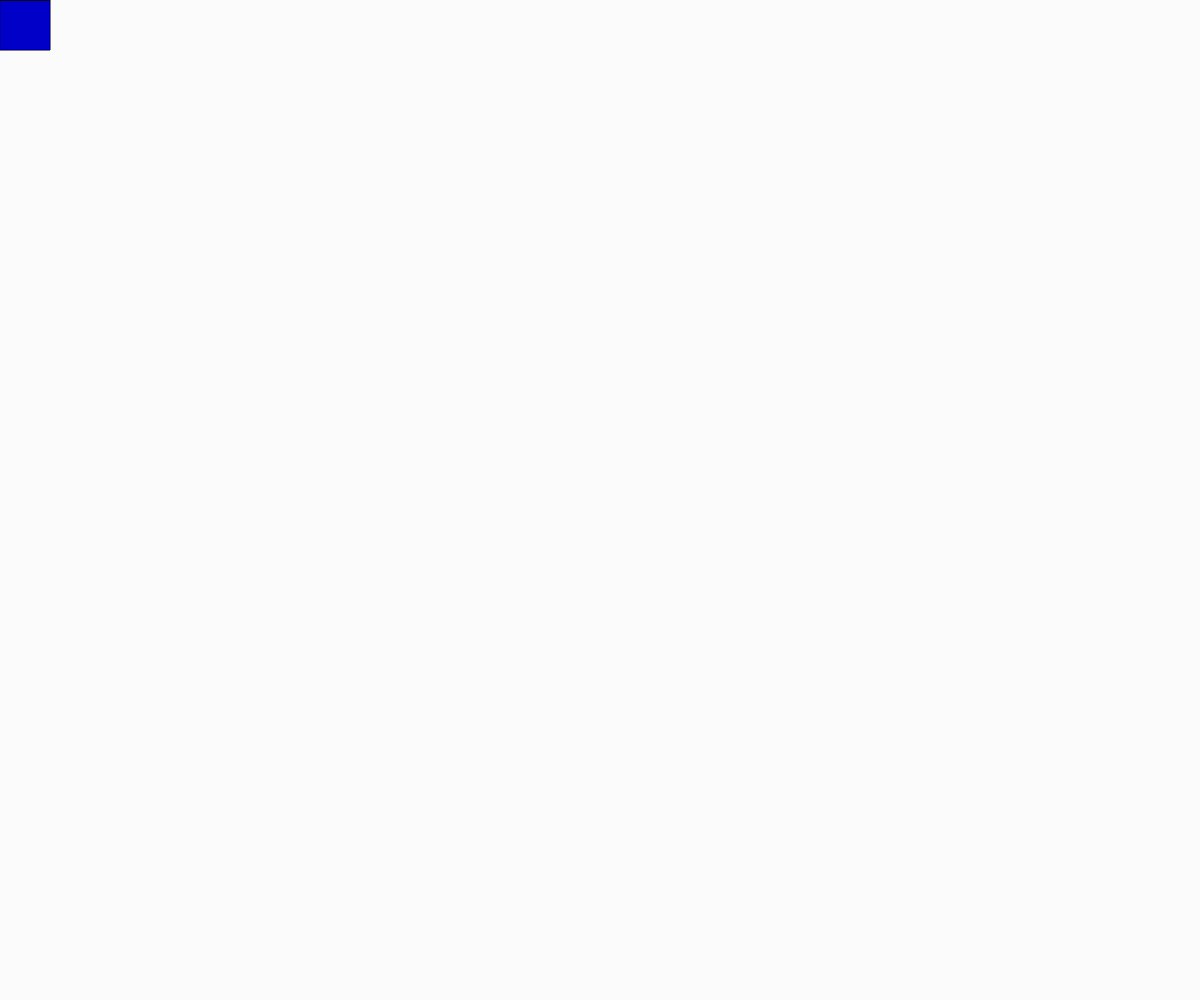
Frame 1 (no input)
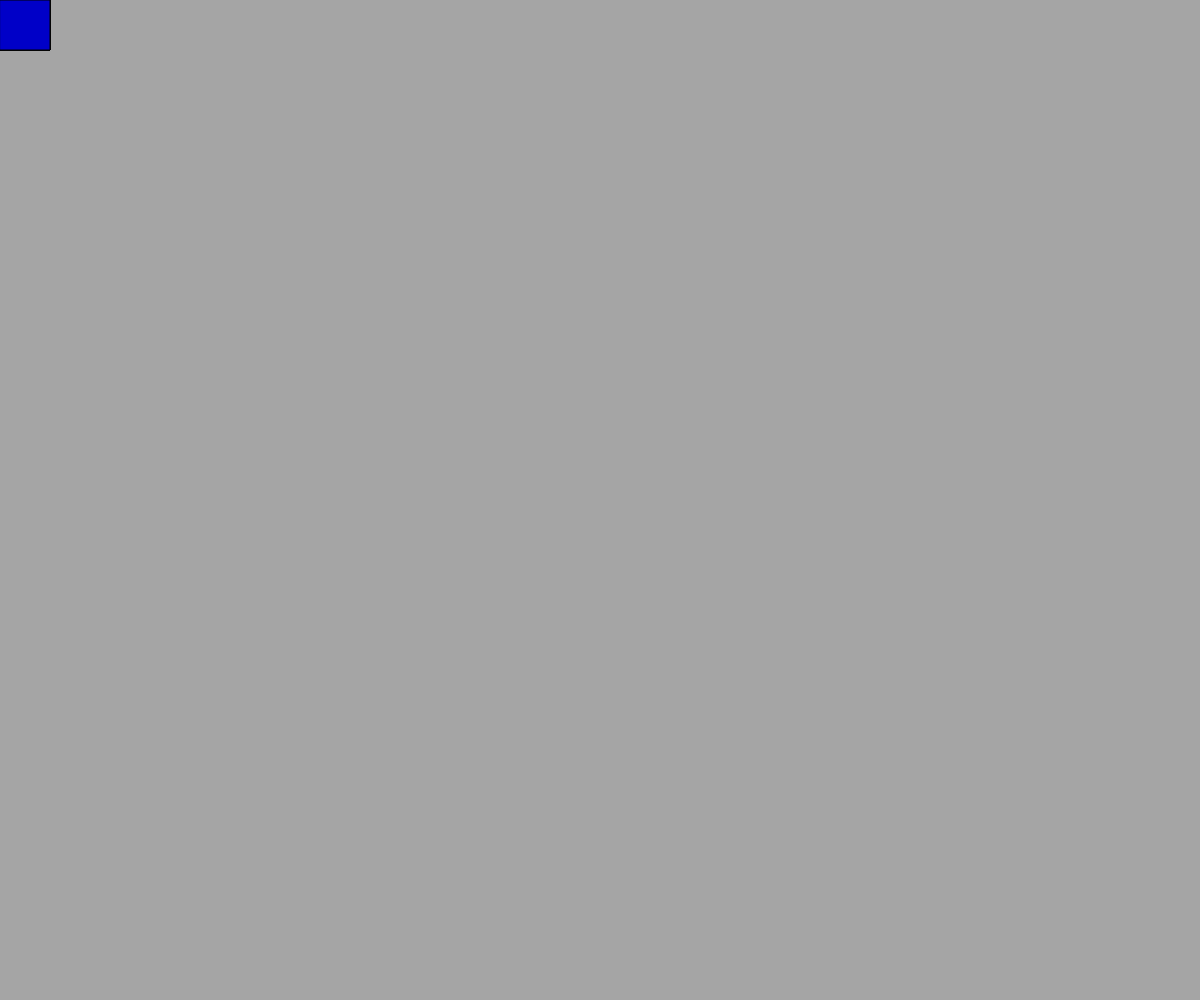
Frame 60 (no input)
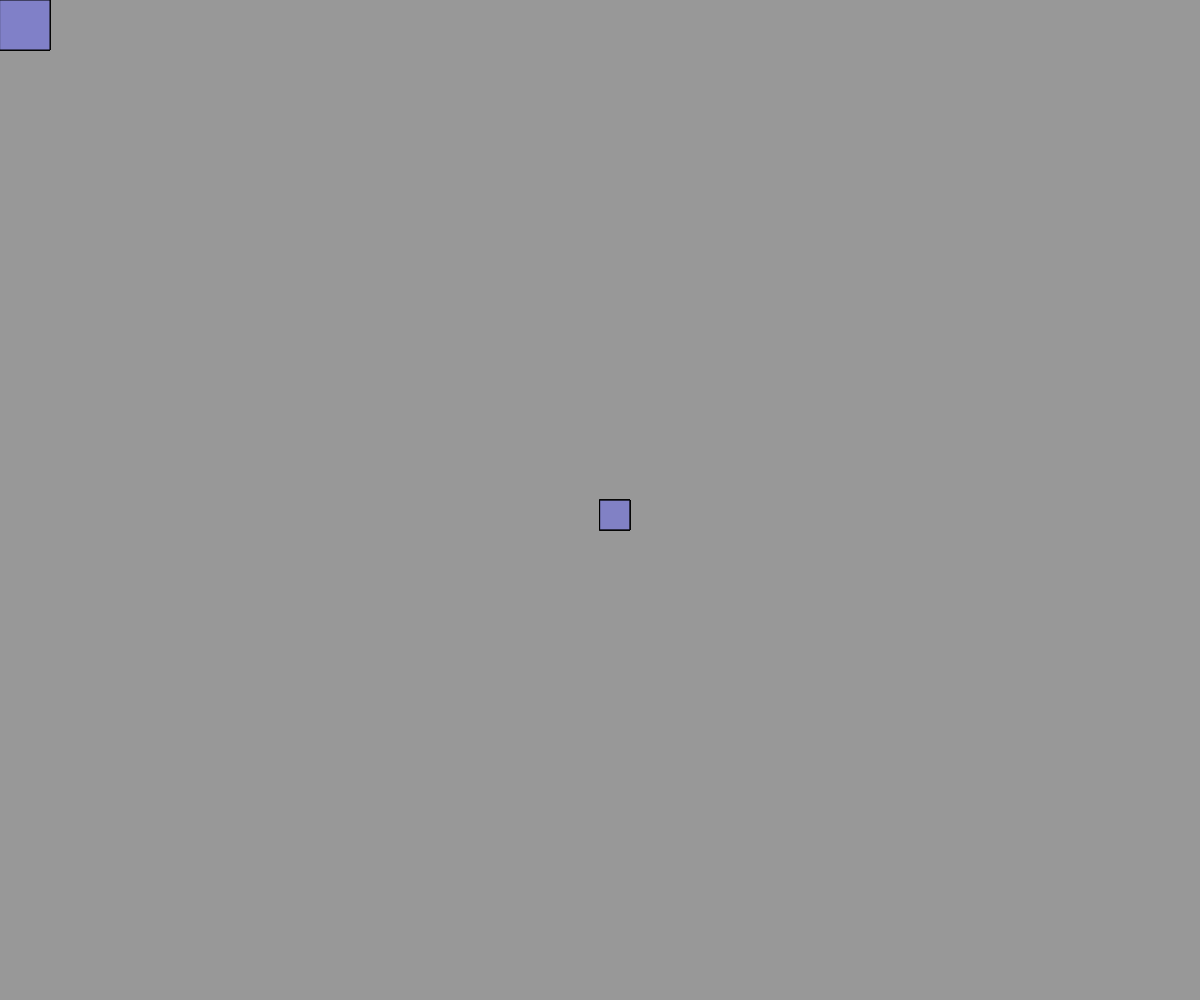
Frame 120 (the mouse pressed at the canvas centre since frame 60)

The p5.js sketch that drew these frames (run headless with seeded random() and noise() and a simulated clock; from frame 60 on, the mouse is pressed at the canvas centre):

// p5.js sketch
// ── sketch.js
// Array defined to store positions of mouse trail rectangles
let trail = [];
let trailColor;

function setup() {
  createCanvas(windowWidth, windowHeight);
  frameRate(90);
  trailColor = color(random(255), random(255), random(255)); // Random initial color
}

function draw() {
  background(153, 10); // Transparent white background

  // Draw the mouse trail
  for (let i = 0; i < trail.length; i++) {
    let transparency = map(i, 0, trail.length, 255, 0); // Gradually decrease transparency
    fill(trailColor.levels[0], trailColor.levels[1], trailColor.levels[2], transparency); // Color with transparency
    let size = map(i, 0, trail.length, 50, 10); // Gradually decrease size
    rect(trail[i].x, trail[i].y, size, size); // Draw rectangle at each position
  }
}

function mouseMoved() {
  // Add current mouse position to the trail
  let newPos = createVector(mouseX, mouseY);
  trail.push(newPos);

  // Limit the trail length
  if (trail.length > 50) {
    trail.splice(0, 2); // Remove the oldest position
  }

  // Change trail color based on mouse position
  trailColor = color(map(mouseX, 0, width, 0, 255), map(mouseY, 0, height, 0, 255), 200);
}

function mouseClicked() {
  // Clear the trail when mouse is clicked
  trail = [];
}
